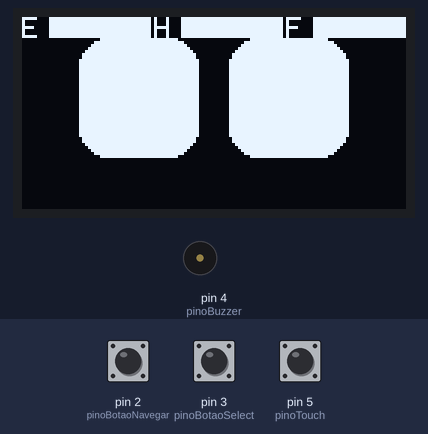
A sketch run on a simulated Arduino Uno, built with avr-gcc and run on an emulated ATmega328P. On the bench: 128×64 one-colour display, buzzer (waves = sounding). The test bench sets the inputs (shaded band); at power-on: pin 2 (pinoBotaoNavegar) HIGH, pin 3 (pinoBotaoSelect) HIGH, pin 5 (pinoTouch) LOW. Random numbers use the default seed unless the sketch sets one; EEPROM starts erased.

Above: at 3.6 s.
3.7 s: pin 2 (pinoBotaoNavegar) pulled LOW for 0.15 s
At 4.4 s:
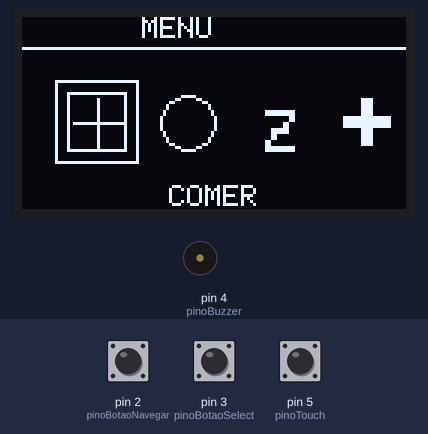
5.3 s: pin 3 (pinoBotaoSelect) pulled LOW for 0.15 s
At 6.6 s:
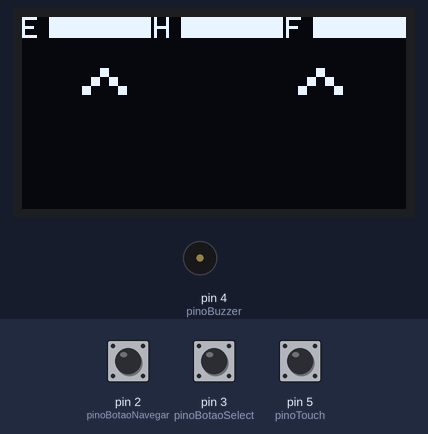
8.4 s: pin 2 (pinoBotaoNavegar) pulled LOW for 1 s
At 10.2 s:
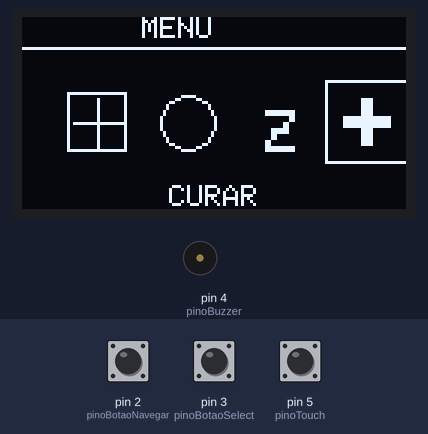
10.9 s: pin 5 (pinoTouch) pulled HIGH for 3.2 s
At 13.07 s:
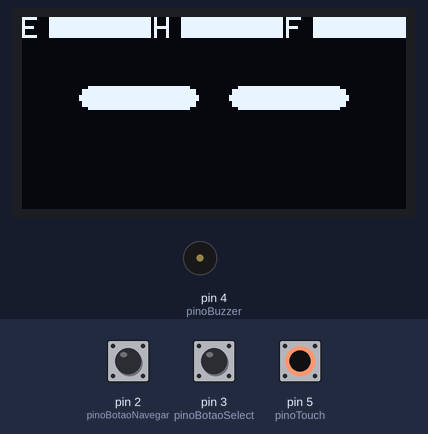
15.6 s: pin 2 (pinoBotaoNavegar) pulled LOW for 3.2 s
At 16.28 s:
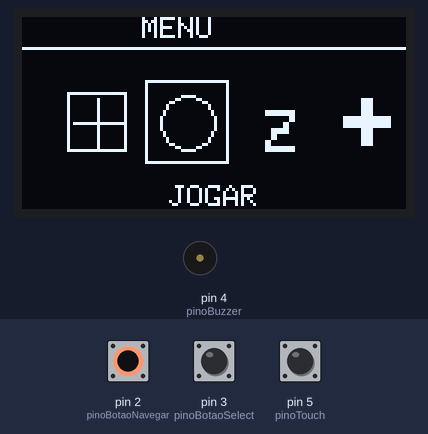
20.3 s: pin 3 (pinoBotaoSelect) pulled LOW for 1 s
At 20.43 s:
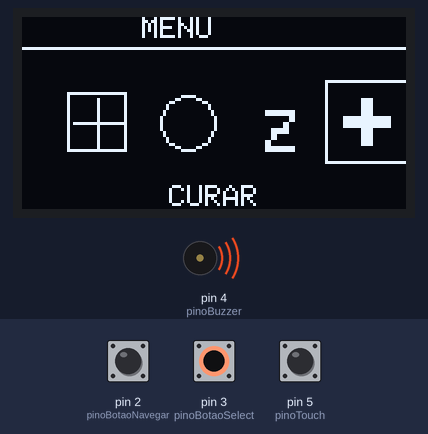
Timing chart, 0 to 23.3 s (numbered marks = the images above; inputs shaded):
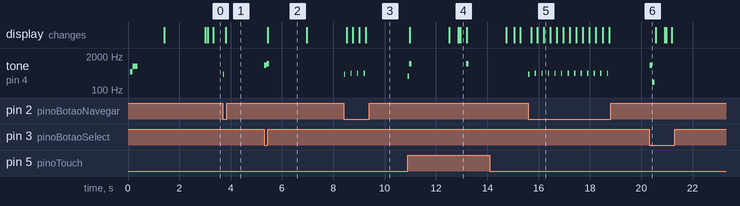

Measured:
- after the input at 3.7 s, tone on pin 4 (pinoBuzzer): silent → 400 Hz at once, → silent 0.05 s later; the display: changes after 0.12 s (image 1)
- after the input at 5.3 s, tone on pin 4 (pinoBuzzer): silent → 880 Hz at once, → 1000 Hz 0.10 s later, → silent 0.10 s later; the display: changes after 0.14 s (image 2)
- after the input at 8.4 s, tone on pin 4 (pinoBuzzer): silent → 400 Hz at once, then repeats every 0.26 s: silent 0.21 s, 440 Hz 0.05 s, until it stays silent from 9.2 s
- after the input at 10.9 s, tone on pin 4 (pinoBuzzer): plays 330 Hz for 0.05 s, 1000 Hz for 0.10 s, 1000 Hz for 0.10 s, starting at once; the display: first changes after 0.08 s (image 4 shows a later state)
- after the input at 15.6 s, tone on pin 4 (pinoBuzzer): silent → 400 Hz at once, then repeats every 0.26 s: silent 0.21 s, 440 Hz 0.05 s, until it stays silent from 18.7 s
- after the input at 20.3 s, tone on pin 4 (pinoBuzzer): silent → 880 Hz at once, → 200 Hz 0.10 s later, → silent 0.10 s later

The sketch:

robotmotion.ino
```cpp
#include <Wire.h>
#include <Adafruit_GFX.h>
#include <Adafruit_SSD1306.h>
#include <EEPROM.h>

// --- Configurações do Display ---
#define SCREEN_WIDTH 128
#define SCREEN_HEIGHT 64
#define OLED_RESET -1
#define SCREEN_ADDRESS 0x3C

Adafruit_SSD1306 display(SCREEN_WIDTH, SCREEN_HEIGHT, &Wire, OLED_RESET);

// --- Pinos (Arduino Uno) ---
const int pinoBotaoNavegar = 2; // Botão 1: Navegar no Menu / Saltar
const int pinoBotaoSelect = 3;  // Botão 2: Selecionar Opção
const int pinoBuzzer = 4;       // Buzzer
const int pinoTouch = 5;        // Touch: Voltar / Carinho / Saltar

// --- Estrutura de Dados ---
struct TamagotchiState {
  int energia; int felicidade; int fome; int high_score; byte magicByte;
};

// =========================================================================
// VARIÁVEIS DE ESTADO
// =========================================================================
#define MODE_TAMAGOTCHI 0
#define MODE_GAME       1
#define MODE_MENU       2
int currentMode = MODE_TAMAGOTCHI;

// --- Estado do Menu ---
int menuOpcao = 0;
const int totalOpcoes = 4; // Comer, Jogar, Dormir, Curar

// --- Estado do Tamagotchi ---
int energia = 100;
int felicidade = 100;
int fome = 100;
bool estaDormindo = false;

unsigned long previousMillisStats = 0;
const long intervalStats = 30000;
unsigned long lastInteractionTime = 0;
const long boredomInterval = 60000;
unsigned long previousMillisSave = 0;
const long saveInterval = 300000;

// Input
unsigned long lastInputTime = 0;
const long inputCooldown = 250;
unsigned long lastTouchTime = 0;
const long touchCooldown = 2000;

volatile int requestedAnimation = 0;
String currentEmotionString = "contente";

// Relógio Interno
unsigned long previousMillisClock = 0;
int gameHour = 8;
int gameMinute = 0;

// --- Jogo ---
int score = 0;
int high_score = 0;
float player_y = SCREEN_HEIGHT - 10;
float player_vel_y = 0;
bool player_is_jumping = false;
int obstacle_x = SCREEN_WIDTH;
int obstacle_width = 5;
int obstacle_height = 10;
int game_speed = 3;
#define PLAYER_X 10
#define PLAYER_SIZE 8
#define GROUND_Y (SCREEN_HEIGHT - 1)
#define GRAVITY -0.4
#define JUMP_FORCE 6

// --- Constantes UI ---
#define UI_HEIGHT 10
const int REF_EYE_HEIGHT = 40;
const int REF_EYE_WIDTH = 40;
const int REF_SPACE_BETWEEN_EYE = 10;
const int REF_CORNER_RADIUS = 10;
int left_eye_height = REF_EYE_HEIGHT;
int left_eye_width = REF_EYE_WIDTH;
int left_eye_x = 0, left_eye_y = 0;
int right_eye_height = REF_EYE_HEIGHT;
int right_eye_width = REF_EYE_WIDTH;
int right_eye_x = 0, right_eye_y = 0;

// =========================================================================
// FUNÇÕES DE MEMÓRIA
// =========================================================================
void saveData() {
  TamagotchiState state = { energia, felicidade, fome, high_score, 0xAD };
  EEPROM.put(0, state);
}

void loadData() {
  TamagotchiState state;
  EEPROM.get(0, state);
  if (state.magicByte == 0xAD) {
    energia = state.energia; felicidade = state.felicidade; fome = state.fome; high_score = state.high_score;
  } else {
    energia = 100; felicidade = 100; fome = 100; high_score = 0;
    saveData();
  }
}

// =========================================================================
// FUNÇÕES DE SOM E UI
// =========================================================================
void play_tone(int freq, int duration) {
  tone(pinoBuzzer, freq, duration);
  delay(duration);
  noTone(pinoBuzzer);
}

void drawInterface() {
  display.setTextSize(1);
  display.setTextColor(SSD1306_WHITE);
  int barWidth = 32; int barHeight = 7;

  display.setCursor(0, 0); display.print("E");
  display.drawRect(9, 0, barWidth + 2, barHeight, SSD1306_WHITE);
  display.fillRect(10, 1, map(energia, 0, 100, 0, barWidth), barHeight - 2, SSD1306_WHITE);

  display.setCursor(44, 0); display.print("H");
  display.drawRect(53, 0, barWidth + 2, barHeight, SSD1306_WHITE);
  display.fillRect(54, 1, map(felicidade, 0, 100, 0, barWidth), barHeight - 2, SSD1306_WHITE);

  display.setCursor(88, 0); display.print("F");
  display.drawRect(97, 0, barWidth + 2, barHeight, SSD1306_WHITE);
  display.fillRect(98, 1, map(fome, 0, 100, 0, barWidth), barHeight - 2, SSD1306_WHITE);
}

// =========================================================================
// DESENHO DO MENU
// =========================================================================
void drawMenu() {
  display.clearDisplay();
  display.setTextSize(1);
  display.setTextColor(SSD1306_WHITE);

  // Título
  display.setCursor(40, 0);
  display.print("MENU");
  display.drawLine(0, 10, SCREEN_WIDTH, 10, SSD1306_WHITE);

  // Ícones (Simplificados)
  for(int i=0; i<totalOpcoes; i++) {
    int x = 15 + (i * 30);
    int y = 25;

    if(i == 0) { // Comer
      display.drawRect(x, y, 20, 20, SSD1306_WHITE);
      display.drawLine(x+10, y+2, x+10, y+18, SSD1306_WHITE);
      display.drawLine(x+2, y+10, x+18, y+10, SSD1306_WHITE);
    }
    else if (i == 1) { // Jogar
      display.drawCircle(x+10, y+10, 9, SSD1306_WHITE);
    }
    else if (i == 2) { // Dormir
      display.setCursor(x+6, y+6);
      display.setTextSize(2);
      display.print("Z");
      display.setTextSize(1);
    }
    else if (i == 3) { // Curar
      display.fillRect(x+8, y+2, 4, 16, SSD1306_WHITE);
      display.fillRect(x+2, y+8, 16, 4, SSD1306_WHITE);
    }
  }

  // Seletor
  int selX = 11 + (menuOpcao * 30);
  display.drawRect(selX, 21, 28, 28, SSD1306_WHITE);

  // Legenda
  display.setCursor(0, 56);
  String legenda = "";
  if (menuOpcao == 0) legenda = "COMER";
  if (menuOpcao == 1) legenda = "JOGAR";
  if (menuOpcao == 2) legenda = "DORMIR";
  if (menuOpcao == 3) legenda = "CURAR";

  int centerText = (SCREEN_WIDTH - (legenda.length() * 6)) / 2;
  display.setCursor(centerText, 56);
  display.print(legenda);

  display.display();
}

// =========================================================================
// ANIMAÇÕES
// =========================================================================
void draw_eyes(bool update = true) {
  display.clearDisplay(); drawInterface();
  int x1 = left_eye_x - left_eye_width / 2; int y1 = left_eye_y - left_eye_height / 2;
  display.fillRoundRect(x1, y1, left_eye_width, left_eye_height, REF_CORNER_RADIUS, SSD1306_WHITE);
  int x2 = right_eye_x - right_eye_width / 2; int y2 = right_eye_y - right_eye_height / 2;
  display.fillRoundRect(x2, y2, right_eye_width, right_eye_height, REF_CORNER_RADIUS, SSD1306_WHITE);
  if (update) { display.display(); }
}

void center_eyes(bool update = true) {
  left_eye_width = REF_EYE_WIDTH; left_eye_height = REF_EYE_HEIGHT;
  right_eye_width = REF_EYE_WIDTH; right_eye_height = REF_EYE_HEIGHT;
  int centerY = (SCREEN_HEIGHT - 10) / 2;
  left_eye_x = SCREEN_WIDTH / 2 - REF_EYE_WIDTH / 2 - REF_SPACE_BETWEEN_EYE / 2;
  left_eye_y = centerY;
  right_eye_x = SCREEN_WIDTH / 2 + REF_EYE_WIDTH / 2 + REF_SPACE_BETWEEN_EYE / 2;
  right_eye_y = centerY;
  if (update) { draw_eyes(true); }
}

void draw_happy_eyes_replacement() {
  tone(pinoBuzzer, 1000, 100); display.clearDisplay(); drawInterface();
  int cy = (SCREEN_HEIGHT - 10) / 2;
  display.setTextSize(3); display.setTextColor(SSD1306_WHITE);
  display.setCursor(20, cy - 10); display.print("^   ^");
  display.display(); delay(1500); center_eyes(true); noTone(pinoBuzzer);
}

void sad_eye() {
  tone(pinoBuzzer, 200, 500); center_eyes(false); draw_eyes(false);
  display.fillCircle(left_eye_x, left_eye_y + 25, 3, SSD1306_WHITE);
  display.fillCircle(right_eye_x, right_eye_y + 25, 3, SSD1306_WHITE);
  display.display(); delay(1500); center_eyes(true); noTone(pinoBuzzer);
}

void draw_sick_face() {
  tone(pinoBuzzer, 100, 500); display.clearDisplay(); drawInterface();
  int cy = (SCREEN_HEIGHT - 10) / 2;
  display.setTextSize(3); display.setCursor(20, cy - 10); display.print("X   X");
  display.display(); noTone(pinoBuzzer);
}

void blink() {
  center_eyes(false); draw_eyes();
  for (int h = REF_EYE_HEIGHT; h >= 2; h -= 8) { left_eye_height = h; right_eye_height = h; draw_eyes(); }
  delay(50);
  for (int h = 2; h <= REF_EYE_HEIGHT; h += 8) { left_eye_height = h; right_eye_height = h; draw_eyes(); }
  center_eyes(true);
}

// =========================================================================
// AÇÕES DO JOGO E MENU
// =========================================================================
void game_reset() {
  play_tone(600, 100); score = 0; game_speed = 3; player_y = GROUND_Y - PLAYER_SIZE;
  player_vel_y = 0; player_is_jumping = false; obstacle_x = SCREEN_WIDTH;
}

void game_over() {
  play_tone(200, 500);
  display.clearDisplay();
  display.setTextSize(2); display.setCursor(15, 10); display.print("GAME OVER");
  display.setTextSize(1); display.setCursor(30, 35); display.print("Score: " + String(score));
  if (score > high_score) { high_score = score; saveData(); display.setCursor(30, 45); display.print("NEW HIGH!"); }
  display.display(); delay(2000);
  currentMode = MODE_TAMAGOTCHI;
}

void game_loop() {
  if ((digitalRead(pinoBotaoNavegar) == LOW || digitalRead(pinoTouch) == HIGH) && !player_is_jumping) {
    player_vel_y = JUMP_FORCE; player_is_jumping = true; tone(pinoBuzzer, 800, 50);
  }
  player_y -= player_vel_y; player_vel_y += GRAVITY;
  if (player_y > GROUND_Y - PLAYER_SIZE) { player_y = GROUND_Y - PLAYER_SIZE; player_vel_y = 0; player_is_jumping = false; }

  obstacle_x -= game_speed;
  if (obstacle_x < 0) { obstacle_x = SCREEN_WIDTH; score++; if(score%5==0) game_speed++; }

  if (PLAYER_X + PLAYER_SIZE > obstacle_x && PLAYER_X < obstacle_x + 5 && player_y + PLAYER_SIZE > GROUND_Y - 10) {
    game_over(); return;
  }

  display.clearDisplay();
  display.drawLine(0, GROUND_Y, SCREEN_WIDTH, GROUND_Y, SSD1306_WHITE);
  display.fillRect(PLAYER_X, player_y, PLAYER_SIZE, PLAYER_SIZE, SSD1306_WHITE);
  display.fillRect(obstacle_x, GROUND_Y - 10, 5, 10, SSD1306_WHITE);
  display.setCursor(0,0); display.print(score);
  display.display();
  delay(20);
}

void handleCurar() {
  if (energia < 50 || fome < 50 || felicidade < 50) {
    energia = 100; fome = 100; felicidade = 100;
    draw_happy_eyes_replacement();
    play_tone(1000, 100); play_tone(1500, 200);
  } else {
    play_tone(200, 100);
  }
}

void handleAlimentar() {
  fome = 100; draw_happy_eyes_replacement();
}

void handleDormir() {
  estaDormindo = !estaDormindo;
}

// =========================================================================
// LOOP DO MENU
// =========================================================================
void menu_loop() {
  drawMenu();
  unsigned long currentMillis = millis();

  if (digitalRead(pinoBotaoNavegar) == LOW && (currentMillis - lastInputTime > inputCooldown)) {
    lastInputTime = currentMillis;
    menuOpcao = (menuOpcao + 1) % totalOpcoes;
    play_tone(440, 50);
  }

  if (digitalRead(pinoBotaoSelect) == LOW && (currentMillis - lastInputTime > inputCooldown)) {
    lastInputTime = currentMillis;
    play_tone(880, 100);
    switch(menuOpcao) {
      case 0: handleAlimentar(); currentMode = MODE_TAMAGOTCHI; break;
      case 1: game_reset(); currentMode = MODE_GAME; break;
      case 2: handleDormir(); currentMode = MODE_TAMAGOTCHI; break;
      case 3: handleCurar(); currentMode = MODE_TAMAGOTCHI; break;
    }
    lastInteractionTime = currentMillis;
  }

  if (digitalRead(pinoTouch) == HIGH && (currentMillis - lastInputTime > inputCooldown)) {
    lastInputTime = currentMillis;
    play_tone(330, 50);
    currentMode = MODE_TAMAGOTCHI;
  }
}

// =========================================================================
// SETUP (ESTA É A FUNÇÃO QUE FALTAVA)
// =========================================================================
void setup() {
  // Configuração dos pinos
  pinMode(pinoBotaoNavegar, INPUT_PULLUP);
  pinMode(pinoBotaoSelect, INPUT_PULLUP);
  pinMode(pinoTouch, INPUT); // Assumindo sensor de toque 5V normal
  pinMode(pinoBuzzer, OUTPUT);

  // Inicializa Display
  Wire.begin(); // Padrão Arduino Uno
  if (!display.begin(SSD1306_SWITCHCAPVCC, SCREEN_ADDRESS)) {
    for (;;); // Trava se falhar
  }

  // Carrega dados da memória
  loadData();

  // Splash Screen
  display.clearDisplay();
  display.setTextSize(1); display.setTextColor(SSD1306_WHITE);
  display.setCursor(10, 20); display.print("TAMAGOTCHI UNO");
  display.display();
  play_tone(500, 100); play_tone(800, 200);
  delay(1000);

  lastInteractionTime = millis();
  center_eyes(true);
}

// =========================================================================
// LOOP PRINCIPAL
// =========================================================================
void loop() {
  unsigned long currentMillis = millis();

  // Relógio
  if (currentMillis - previousMillisClock >= 60000) {
    previousMillisClock = currentMillis;
    gameMinute++; if (gameMinute >= 60) { gameMinute = 0; gameHour++; if (gameHour >= 24) gameHour = 0; }
  }
  // Decadência
  if (currentMillis - previousMillisStats >= intervalStats) {
    previousMillisStats = currentMillis;
    if (!estaDormindo) {
      if (energia > 0) energia--; if (felicidade > 0) felicidade--; if (fome > 0) fome--;
    }
  }
  // Salvar
  if (currentMillis - previousMillisSave >= saveInterval) {
    previousMillisSave = currentMillis;
    if (!estaDormindo) { saveData(); }
  }

  switch (currentMode) {
    case MODE_TAMAGOTCHI:
      // Botão 1 (Nav): Abre o Menu
      if (digitalRead(pinoBotaoNavegar) == LOW && (currentMillis - lastInputTime > inputCooldown)) {
        lastInputTime = currentMillis;
        currentMode = MODE_MENU;
        play_tone(400, 50);
      }
      // Touch: Faz Carinho
      if (digitalRead(pinoTouch) == HIGH && (currentMillis - lastTouchTime > touchCooldown)) {
        lastTouchTime = currentMillis;
        felicidade = min(100, felicidade + 15);
        draw_happy_eyes_replacement();
      }

      // Lógica de Emoções
      if (!estaDormindo) {
        if (fome < 20 || felicidade < 20 || energia < 10) draw_sick_face();
        else if (fome < 40) sad_eye();
        else {
          center_eyes(true);
          if (random(1000) < 10) blink();
        }
      } else {
        display.clearDisplay(); display.setCursor(50, 30); display.print("zZz...");
        display.display(); delay(500);
      }
      break;

    case MODE_GAME: game_loop(); break;
    case MODE_MENU: menu_loop(); break;
  }
}
```
